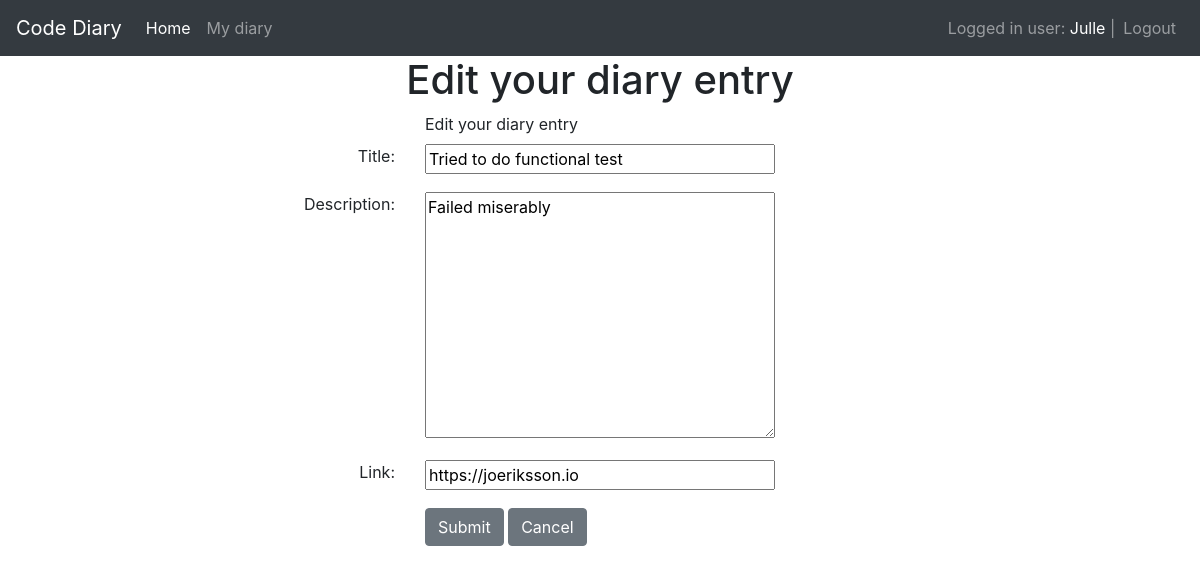
The page /diaries/edit/6 (signed in) on the database its author committed.
### app/models/users.py (models this page shows, shortened)
class User(UserMixin, db.Model):
    id = db.Column(db.Integer, primary_key=True)
    username = db.Column(db.String(80), unique=True, nullable=False)
    password = db.Column(db.String(120), unique=False, nullable=False)
    firstname = db.Column(db.String(100), unique=False)
    lastname = db.Column(db.String(100), unique=False)
    email = db.Column(db.String(100))
    diaries = db.relationship('Diary', backref='user', lazy=True)

### app/models/diaries.py (models this page shows, shortened)
class Diary(db.Model):
    id = db.Column(db.Integer, primary_key=True)
    title = db.Column(db.String(100), nullable=False)
    description = db.Column(db.String(500))
    link = db.Column(db.String(256))
    created_date = db.Column(db.DateTime, default=datetime.now)  # new field
    user_id = db.Column(db.Integer, db.ForeignKey('user.id'), nullable=False)

### app/views/diaries.py (the view, shortened to what this page needs)
@diary_blueprint.route('/edit/<string:diary_id>', methods=['GET', 'POST'])
@login_required
def edit_diary(diary_id):
    diary = load_diary(diary_id)
    return render_template('diaries/edit.html', diary=diary)

### app/views/diaries.py (called while the page is built)
def load_diary(diary_id):
    diary = Diary.query.filter_by(id=diary_id).first()
    return diary

### app/views/users.py (called while the page is built)
@login_manager.user_loader
def load_user(user_id):
    return User.query.get(int(user_id))

### app/templates/diaries/edit.html
{% extends 'base.html' %}
{% block content %}
    <div class="container text-center">
        <h1>Edit your diary entry</h1>
        <div>
            <form method="POST">
                <div class="row">
                    <div class="col-sm"></div>
                    <div class="col-md text-left">
                        <label for="Diary Creation">Edit your diary entry</label>
                    </div>
                    <div class="col-sm"></div>
                </div>
                <div class="form-group">
                    <div class="row">
                        <div class="col-sm text-right">
                            <label for="title">Title: </label>
                        </div>
                        <div class="col-md text-left">
                            <input class="w-100" type="text" name="title" value="{{ diary.title }}">
                        </div>
                        <div class="col-sm"></div>
                    </div>
                </div>
                <div class="form-group">
                    <div class="row">
                        <div class="col-sm text-right">
                            <label for="description">Description: </label>
                        </div>
                        <div class="col-md text-left">
                            <textarea class="w-100" name="description" rows="10">{{ diary.description }}</textarea>
                        </div>
                        <div class="col-sm"></div>
                    </div>
                </div>
                <div class="form-group">
                    <div class="row">
                        <div class="col-sm text-right">
                            <label for="link">Link: </label>
                        </div>
                        <div class="col-md text-left">
                            <input class="w-100" type="url" name="link" value="{{ diary.link }}">
                        </div>
                        <div class="col-sm"></div>
                    </div>
                </div>
                <div class="form-group">
                    <div class="row">
                        <div class="col-sm text-right"></div>
                        <div class="col-md text-left">
                            <button class="btn btn-secondary" type="submit" value="Submit">Submit</button>
                            <a class="btn btn-secondary" href="{{ url_for('diaries.index') }}" role="button">Cancel</a>
                        </div>
                        <div class="col-sm"></div>
                    </div>
                </div>
            </form>
        </div>
    </div>
{% endblock %}

### app/templates/base.html (shortened to what this page needs)
<!DOCTYPE html>
<html lang="en">
<head>
    <link rel="stylesheet" href="https://stackpath.bootstrapcdn.com/bootstrap/4.3.1/css/bootstrap.min.css"
>
</head>
<body>
<nav class="navbar navbar-expand-lg navbar-dark bg-dark">
    <a class="navbar-brand" href="/">Code Diary</a>
    <div class="collapse navbar-collapse" id="navbarNavAltMarkup">
        <div class="navbar-nav">
            <a class="nav-item nav-link active" href="/">Home <span class="sr-only">(current)</span></a>
            {% if current_user.is_authenticated %}
                <a class="nav-item nav-link" href="/diaries">My diary</a>
            {% endif %}
        </div>
    </div>
    {% if current_user.is_authenticated %}
        <ul class="navbar-nav ml-auto">
            <li class="navbar-text">
                Logged in user:
                <a href={{ url_for('users.edit_user') }}> {{ current_user.username }}</a> |
            </li>
            <li><a class="nav-item nav-link" href="{{ url_for('users.logout') }}">Logout</a></li>
        </ul>
    {% endif %}
</nav>
{% block content %}
{% endblock %}
</body>
</html>

### rows shown on the page
User: username "Julle"
Diary: title "Tried to do functional test", description "Failed miserably", link "https://joeriksson.io"
